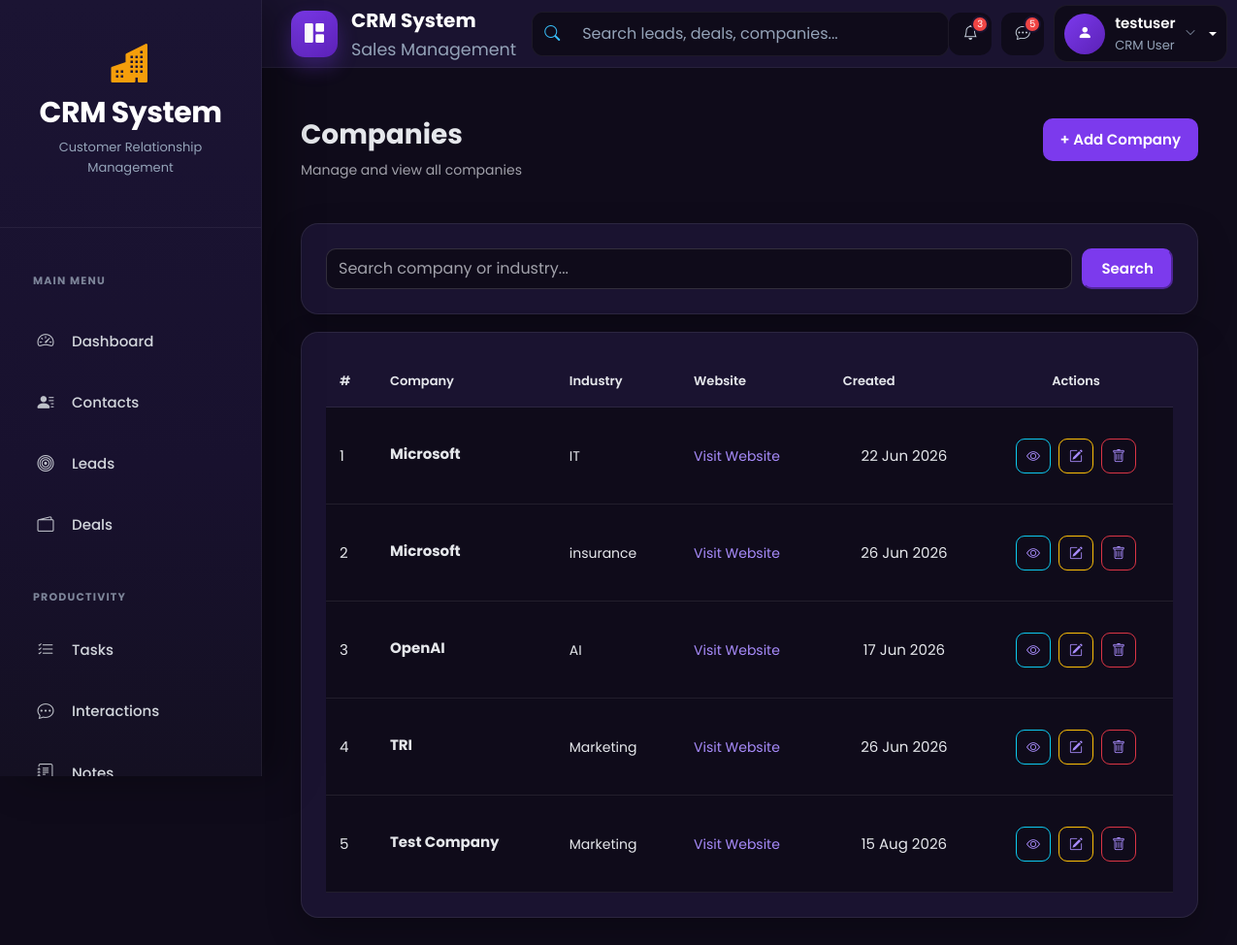
Screenshot of /contacts/companies/ (signed in) with the database file from the repository.
### accounts/models.py (models this page shows, shortened)
class CustomUser(AbstractUser):
    ROLE_CHOICES = (
        ('admin', 'Admin'),
        ('agent', 'Agent'),
    )
    role = models.CharField(max_length=10, choices=ROLE_CHOICES, default='agent')
    phone = models.CharField(max_length=15, blank=True, null=True)
    profile_pic = models.ImageField(upload_to="profiles/", blank=True, null=True)
    email = models.EmailField(unique=True)
    is_approved = models.BooleanField(default=False, help_text="Admin approval required for login")

### contacts/models.py (models this page shows, shortened)
class Company(models.Model):
    name = models.CharField(max_length=200)
    industry = models.CharField(max_length=100,blank=True)
    website = models.URLField(blank=True)
    address = models.TextField(blank=True)
    created_at = models.DateTimeField(auto_now_add=True)

### contacts/views.py (the view)
# urls.py: path("companies/", views.company_list, name="company_list"),
@login_required
def company_list(request):
    companies = Company.objects.all().order_by("name")
    search = request.GET.get(
        "search",
        ""
    ).strip()
    if search:
        companies = companies.filter(
            Q(name__icontains=search) |
            Q(industry__icontains=search)
        )
    paginator = Paginator(
        companies,
        10
    )
    page_obj = paginator.get_page(
        request.GET.get("page")
    )
    context = {
        "page_obj": page_obj,
        "search": search,
    }
    return render(
        request,
        "contacts/company_list.html",
        context,
    )

### templates/contacts/company_list.html (shortened to what this page needs)
{% extends "base.html" %}
{% block content %}
<div class="crm-page-header">
<div>
    <h1 class="crm-title">Companies</h1>
    <p class="crm-page-subtitle">
        Manage and view all companies
    </p>
</div>
<div class="crm-page-actions">
    <a href="{% url 'contacts:company_add' %}"
       class="crm-btn-primary">
        + Add Company
    </a>
</div>
</div>
<div class="crm-card">
<form method="GET">
    <div class="crm-search-row">
        <input
            type="text"
            name="search"
            value="{{ search }}"
            placeholder="Search company or industry..."
            class="form-control"
        >
        <button
            type="submit"
            class="crm-btn-primary">
            Search
        </button>
    </div>
</form>
</div>
<div class="crm-card">
{% if page_obj.object_list %}
    <div class="table-responsive">
        <table class="table crm-table crm-contact-table">
            <thead>
                <tr>
                    <th>#</th>
                    <th>Company</th>
                    <th>Industry</th>
                    <th>Website</th>
                    <th>Created</th>
                    <th class="text-center">Actions</th>
                </tr>
            </thead>
            <tbody>
                {% for company in page_obj %}
                    <tr>
                        <td>
                            {{ page_obj.start_index|add:forloop.counter0 }}
                        </td>
                        <td>
                            <strong>
                                {{ company.name }}
                            </strong>
                        </td>
                        <td>
                            {% if company.industry %}
                                {{ company.industry }}
                            {% else %}
                                —
                            {% endif %}
                        </td>
                        <td>
                            {% if company.website %}
                                <a
                                    href="{{ company.website }}"
                                    target="_blank"
                                    rel="noopener noreferrer">
                                    Visit Website
                                </a>
                            {% else %}
                                —
                            {% endif %}
                        </td>
                        <td>
                            {{ company.created_at|date:"d M Y" }}
                        </td>
                        <td class="text-center">
                            <div class="btn-group">
                                <a
                                    href="{% url 'contacts:company_detail' company.pk %}"
                                    class="btn btn-sm btn-outline-info"
                                    title="View Company"
                                >
                                    <i class="bi bi-eye"></i>
                                </a>
                                <a
                                    href="{% url 'contacts:company_edit' company.pk %}"
                                    class="btn btn-sm btn-outline-warning"
                                    title="Edit Company"
                                >
                                    <i class="bi bi-pencil-square"></i>
                                </a>
                                <a
                                    href="{% url 'contacts:company_delete' company.pk %}"
                                    class="btn btn-sm btn-outline-danger"
                                    title="Delete Company"
                                >
                                    <i class="bi bi-trash"></i>
                                </a>
                            </div>
                        </td>
                    </tr>
                {% endfor %}
            </tbody>
        </table>
    </div>
{% endif %}
</div>
{% endblock %}

### templates/includes/navbar.html (shortened to what this page needs)
<nav class="navbar navbar-expand-lg crm-navbar">
  <div class="container-fluid">
    <a class="navbar-brand crm-brand" href="{% url 'dashboard' %}">
      <div class="crm-brand-icon">
        <i class="bi bi-grid-1x2-fill"></i>
      </div>
      <div class="crm-brand-text">
        <span class="crm-brand-title"> CRM System </span>
        <small> Sales Management </small>
      </div>
    </a>
    <div class="collapse navbar-collapse" id="crmNavbar">
      <form class="crm-search mx-auto">
        <div class="input-group">
          <span class="input-group-text">
            <i class="bi bi-search"></i>
          </span>
          <input
            type="search"
            class="form-control"
            placeholder="Search leads, deals, companies..."
          />
        </div>
      </form>
      {% if user.is_authenticated %}
      <div class="crm-navbar-actions">
       <a href="javascript:void(0);" class="crm-nav-icon">
    <i class="bi bi-bell"></i>
    <span class="crm-nav-badge">3</span>
</a>
        <a href="#" class="crm-nav-icon">
          <i class="bi bi-chat-dots"></i>
          <span class="crm-nav-badge">5</span>
        </a>
        <div class="dropdown crm-user-dropdown">
          <a
            href="#"
            class="crm-user dropdown-toggle"
            role="button"
            data-bs-toggle="dropdown"
            aria-expanded="false"
          >
            <div class="crm-avatar">
              <i class="bi bi-person-fill"></i>
            </div>
            <div class="crm-user-info">
              <span class="crm-user-name"> {{ user.username }} </span>
<small>
    CRM User
</small>            </div>
            <i class="bi bi-chevron-down crm-arrow"></i>
          </a>
        </div>
      </div>
      {% else %}
      <div class="d-flex align-items-center gap-2 ms-auto">
        <a href="/accounts/login/" class="btn btn-outline-light"> Login </a>
        <a href="/accounts/register/" class="btn btn-primary"> Register </a>
      </div>
      {% endif %}
    </div>
  </div>
</nav>

### static/css/base.css (style rules this page uses)
*, *::before, *::after { margin:0; padding:0; box-sizing:border-box; }
html { scroll-behavior:smooth; }
body { font-family:"Poppins",sans-serif; background:#0f0b1a; color:#e5e7eb; font-size:15px; line-height:1.6; overflow-x:hidden; }

### static/css/components.css (style rules this page uses)
.crm-navbar { position:sticky; top:0; z-index:999; height:70px; margin-left:260px; background:#1a1330; border-bottom:1px solid rgba(255,255,255,.06); padding:0 28px; transition:.3s ease; }
.crm-navbar .container-fluid { height:100%; display:flex; align-items:center; justify-content:space-between; }
.crm-brand { display:flex; align-items:center; gap:14px; text-decoration:none; }
.crm-brand-icon { width:48px; height:48px; display:flex; align-items:center; justify-content:center; border-radius:14px; background:linear-gradient( 135deg, #7c3aed, #5b21b6 ); box-shadow: 0 10px 20px rgba(124,58,237,.30); }
.crm-brand-icon i { color:#fff; font-size:20px; }
.crm-brand-title { color:#fff; font-size:20px; font-weight:700; }
.crm-brand-text { display:flex; flex-direction:column; }
.crm-brand-text small { color:#94a3b8; }
.crm-search { width:430px; }
.crm-search .input-group { height:46px; border-radius:12px; overflow:hidden; background:#0f0b1a; border:1px solid rgba(255,255,255,.06); }
.crm-search .input-group-text { background:#0f0b1a; border:none; color:#38bdf8; }
.crm-search input { background:#0f0b1a !important; border:none !important; color:#fff !important; }
.crm-search input::placeholder { color:#94a3b8; }
.crm-navbar-actions { display:flex; align-items:center; gap:10px; }
.crm-nav-icon { width:44px; height:44px; border-radius:12px; display:flex; align-items:center; justify-content:center; background:#0f0b1a; color:#cbd5e1; position:relative; text-decoration:none; transition:.3s; }
.crm-nav-badge { position:absolute; top:3px; right:3px; width:18px; height:18px; border-radius:50%; background:#ef4444; color:#fff; font-size:10px; display:flex; align-items:center; justify-content:center; border:2px solid #1a1330; }
.crm-user { display:flex; align-items:center; gap:10px; padding:6px 10px; background:#0f0b1a; border-radius:14px; border:1px solid rgba(255,255,255,.06); color:#fff; text-decoration:none; }
.crm-avatar { width:42px; height:42px; border-radius:50%; display:flex; align-items:center; justify-content:center; background:linear-gradient( 135deg, #7c3aed, #5b21b6 ); }
.crm-avatar i { color:#fff; }
.crm-user-info { display:flex; flex-direction:column; }
.crm-user-name { font-weight:600; }
.crm-user-info small { color:#94a3b8; }
.crm-arrow { font-size:11px; color:#94a3b8; }
.crm-card { background:#1a1330; border-radius:18px; border:1px solid rgba(255,255,255,.08); box-shadow: 0 15px 35px rgba(0,0,0,.25); padding:25px; color:#e5e7eb; }
.crm-title { color:#e5e7eb; font-size:28px; font-weight:700; }
.crm-page-subtitle { color:#a1a1aa; font-size:14px; }
.crm-btn-primary, .crm-btn-secondary, .crm-btn-danger { display:inline-flex; align-items:center; justify-content:center; gap:6px; padding:10px 18px; border-radius:10px; font-weight:600; text-decoration:none; transition:.3s; }
.crm-btn-primary { background:#7c3aed; color:#fff; }

### rows the page displays
CustomUser: username "testuser"
Company: start_index|add "1", name "Microsoft", industry "IT", created_at "22 Jun 2026"
Company: start_index|add "2", name "Microsoft", industry "insurance", created_at "26 Jun 2026"
Company: start_index|add "3", name "OpenAI", industry "AI", created_at "17 Jun 2026"
Company: start_index|add "4", name "TRI", industry "Marketing", created_at "26 Jun 2026"
Company: start_index|add "5", name "Test Company", industry "Marketing", created_at "15 Aug 2026"
